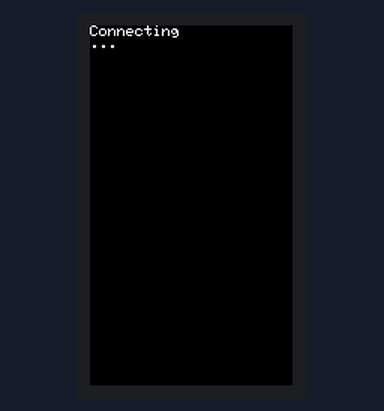
A sketch run on a simulated ESP32. Shown: 135×240 colour display. WiFi joins after 1.5 s; servers stay silent unless stated; web services answer with replies made up by the test bench; what the sketch prints to the serial monitor is not drawn.

Above: at 1.7 s.
At 2.7 s:
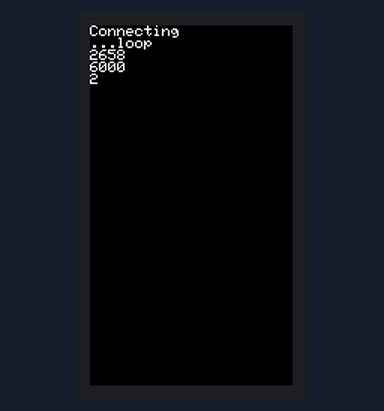
At 3.7 s:
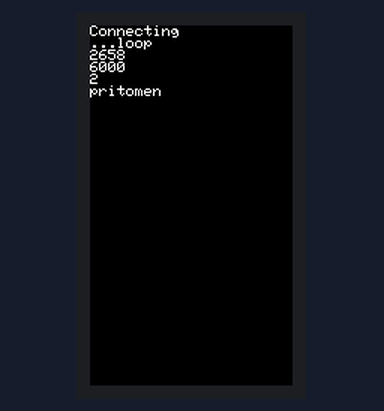
At 12.0 s:
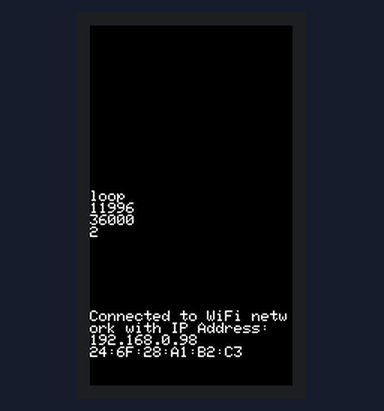
At 19.1 s:
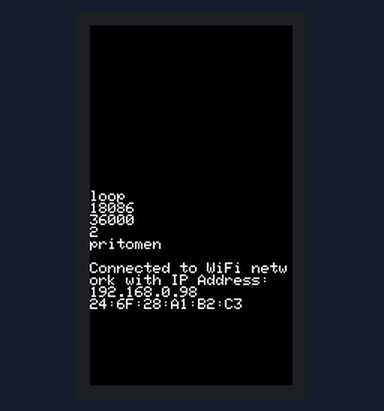
At 37.6 s:
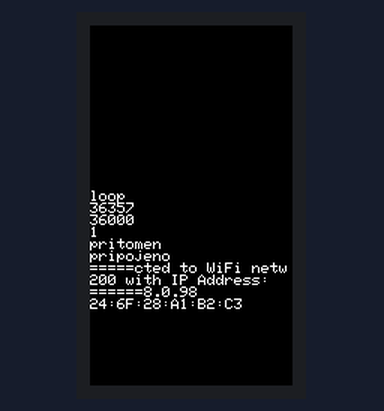

Measured:
- what the display in image 0 shows lasts 1.0 s, from 1.7 s to 2.7 s
- what the display in image 2 shows lasts 2.0 s, from 3.7 s to 5.7 s

The sketch:

main.ino
```cpp
#include <ESP32Ping.h>
#include <M5StickCPlus.h>
#include <HTTPClient.h>


unsigned long myChannelNumber = 1695691;
const char * myWriteAPIKey = "TPVT3DDCY3HZJ3HT";
// Your WiFi credentials.
// Set password to "" for open networks.
char ssid[] = "LF";
char pass[] = "hesloksiti";

const IPAddress remote_ip(192, 168, 0, 98); //hlasny mobil 192.168.0.192 : 192, 168, 1, 3  LF: 192.168.0.98

String serverName ;

unsigned long timerDelay = 6000;

// the following variables are unsigned longs because the time, measured in
// milliseconds, will quickly become a bigger number than can be stored in an int.
unsigned long lastTime = 0;
// Timer set to 10 minutes (600000)
//unsigned long timerDelay = 600000;
// Set timer to 5 seconds (5000)

void setup()
{
  // Debug console
  M5.begin();
  Serial.begin(115200);


  WiFi.begin(ssid, pass);
  M5.Lcd.println("Connecting");
  while(WiFi.status() != WL_CONNECTED) {
    delay(500);
    M5.Lcd.print(".");
  }

  Serial.println("");
  Serial.println("Connected to WiFi network with IP Address: ");
  Serial.println(WiFi.localIP());
  Serial.println(WiFi.macAddress());

  Serial.println(WiFi.localIP());
  Serial.println(WiFi.macAddress());
   delay(1000);
}

void loop()
{
  M5.Lcd.println("loop");

lastTime = millis();
      //Send an HTTP POST request every 10 minutes
      M5.Lcd.println(millis());
      M5.Lcd.println(timerDelay);
M5.Lcd.println(millis() - lastTime);

IPAddress ip (192, 168, 0, 98); // The remote ip to ping
    bool ret = Ping.ping(ip);

    if (ret) {
      M5.Lcd.println("pritomen");
      serverName = "https://api.thingspeak.com/update?api_key=TPVT3DDCY3HZJ3HT&field3=1";

     } else {
      M5.Lcd.println("nepritomen");
      serverName = "https://api.thingspeak.com/update?api_key=TPVT3DDCY3HZJ3HT&field3=0";
     }

  if ((lastTime) > timerDelay) {
    timerDelay += 30000;
    //Check WiFi connection status
    if(WiFi.status() == WL_CONNECTED){
      HTTPClient http;
      M5.Lcd.println("pripojeno");
      String serverPath = serverName;

      // Your Domain name with URL path or IP address with path
      http.begin(serverPath.c_str());

      // If you need Node-RED/server authentication, insert user and password below
      //http.setAuthorization("REPLACE_WITH_SERVER_USERNAME", "REPLACE_WITH_SERVER_PASSWORD");

      // Send HTTP GET request
      int httpResponseCode = http.GET();
      M5.Lcd.println("=====");
      M5.Lcd.println(httpResponseCode);
            M5.Lcd.println("======");


      if (httpResponseCode>0) {
        Serial.print("HTTP Response code: ");
        Serial.println(httpResponseCode);
        String payload = http.getString();
        Serial.println(payload);
      }
      else {
        Serial.print("Error code: ");
        Serial.println(httpResponseCode);
      }
      // Free resources
      http.end();
    }
    else {
      Serial.println("WiFi Disconnected");
    }
  }

  // put your main code here, to run repeatedly:

      delay(2000);
      M5.Lcd.fillScreen(BLACK);

      M5.Lcd.println("");
      M5.Lcd.println("Connected to WiFi network with IP Address: ");
      M5.Lcd.println(remote_ip);
      M5.Lcd.println(WiFi.macAddress());
      M5.Lcd.setCursor(0, 110);
}
```
